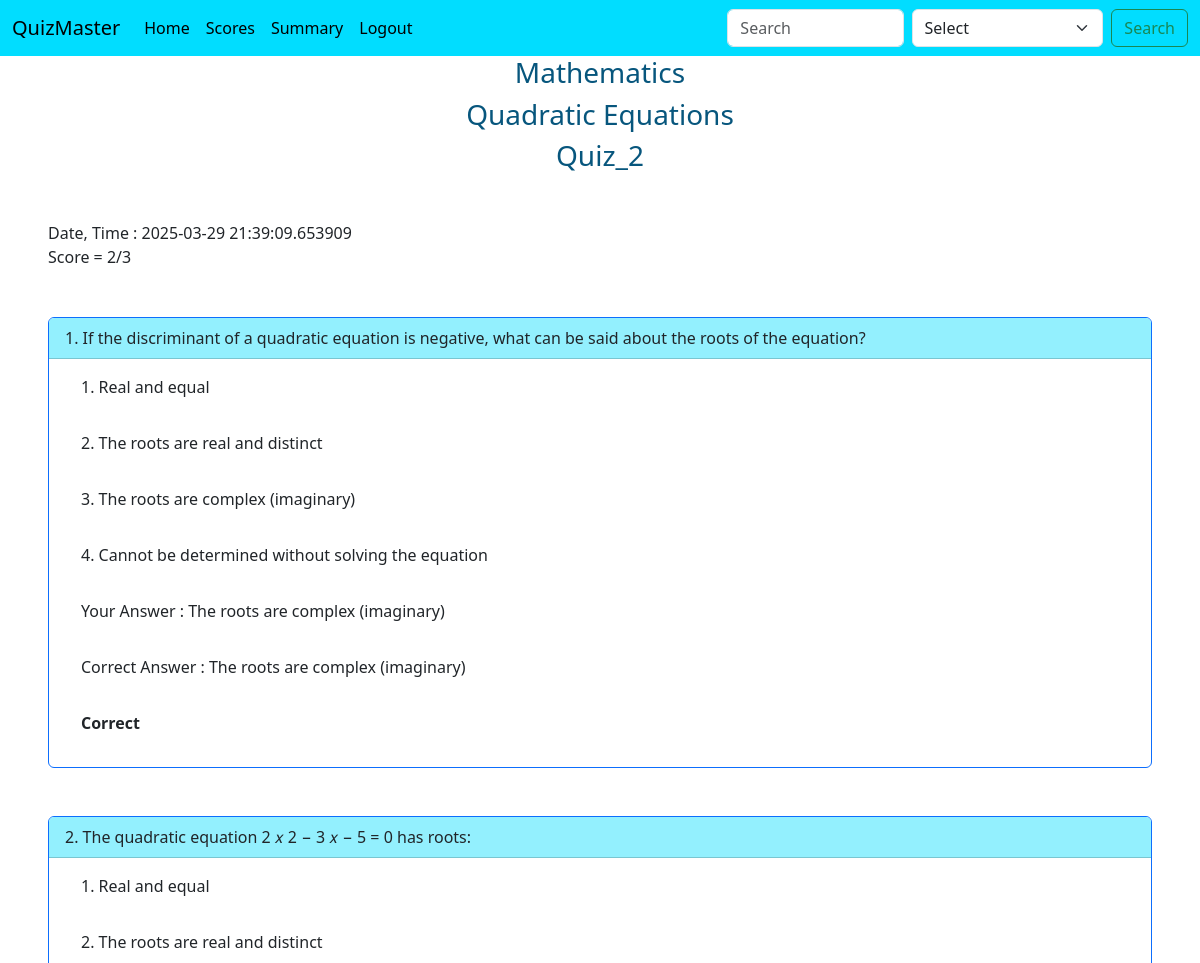
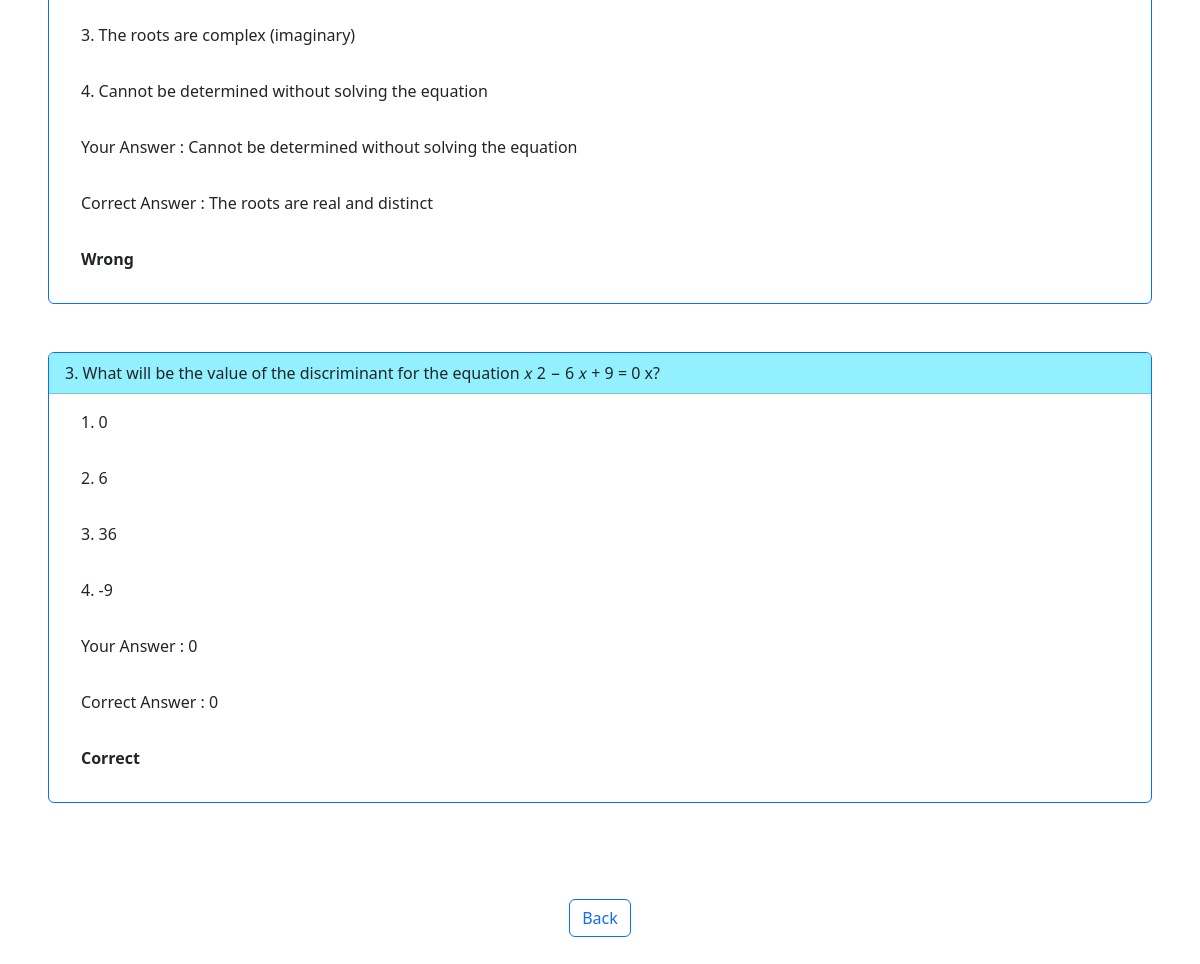
Page /result_view/2 (signed in) on the committed database (2 pictures, top to bottom).
### controllers/database.py (models this page shows)
class Subject(db.Model):
    id = db.Column(db.Integer, primary_key=True , autoincrement=True)
    name = db.Column(db.String(100), nullable=False)
    description = db.Column(db.Text, nullable=True)
    chapters = db.relationship('Chapter', backref='subject', lazy=True, cascade="all, delete-orphan")

class Chapter(db.Model):
    id = db.Column(db.Integer, primary_key=True, autoincrement=True)
    name = db.Column(db.String(100), nullable=False)
    subject_id = db.Column(db.Integer, db.ForeignKey('subject.id'), nullable=False)
    description = db.Column(db.Text, nullable=True)
    quizzes = db.relationship('Quiz', backref='chapter', lazy=True, cascade="all, delete-orphan")

class Quiz(db.Model):
    id = db.Column(db.Integer, primary_key=True, autoincrement=True)
    name = db.Column(db.String(100), nullable=False)
    chapter_id = db.Column(db.Integer, db.ForeignKey('chapter.id'), nullable=False)
    date_of_quiz = db.Column(db.Date , nullable=False)
    duration = db.Column(db.Integer, nullable=False)
    remarks = db.Column(db.Text, nullable=True)
    questions = db.relationship('Question', backref='quiz', lazy=True, cascade="all, delete-orphan")
    results = db.relationship('Result', backref='quiz', lazy=True, cascade="all, delete-orphan")

class Result(db.Model):
    __tablename__ = 'results'
    id = db.Column(db.Integer, primary_key=True, autoincrement=True)
    quiz_id = db.Column(db.Integer, db.ForeignKey('quiz.id'), nullable=False)
    score = db.Column(db.Integer, nullable=False)
    time_stamp_of_attempt = db.Column(db.Integer, nullable=False)
    user_id = db.Column(db.Integer, db.ForeignKey('user.id'), nullable=False)

class Question(db.Model):
    __tablename__ = 'questions'
    id = db.Column(db.Integer, primary_key=True)
    quiz_id = db.Column(db.Integer, db.ForeignKey('quiz.id'), nullable=False)
    question_title = db.Column(db.String(50),nullable = False)
    question_statement = db.Column(db.Text, nullable=False)
    option1 = db.Column(db.String(100), nullable=False)
    option2 = db.Column(db.String(100), nullable=False)
    option3 = db.Column(db.String(100), nullable=False)
    option4 = db.Column(db.String(100), nullable=False)
    correct_option = db.Column(db.String(100), nullable=False)
    user_answers = db.relationship('UserAnswers', backref='question', lazy=True, cascade="all, delete-orphan")

class UserAnswers(db.Model):
    __tablename__ = 'user_answers'
    id = db.Column(db.Integer, primary_key=True, autoincrement=True)
    user_id = db.Column(db.Integer, db.ForeignKey('user.id'), nullable=False)
    question_id = db.Column(db.Integer, db.ForeignKey('questions.id'), nullable=False)
    answer = db.Column(db.String(100))

### controllers/routes.py (the view)
@app.route("/result_view/<int:quiz_id>")
def result_view(quiz_id):
    if session.get('user_role', None) == 'user':
        quiz = Quiz.query.filter_by(id = quiz_id).first()
        if not quiz:
            flash("Quiz not found")
            return redirect(url_for("scores"))
        user_email = session.get('user_email', None)
        user = User.query.filter_by(user_email = user_email).first()
        if not user:
            flash("User not found")
            return redirect(url_for("home"))
        results = Result.query.filter_by(user_id = user.id, quiz_id = quiz.id).first()
        if not results:
            flash("Result not found")
            return redirect(url_for("scores"))
        user_answers = UserAnswers.query.filter_by(user_id = user.id).all()
        if not user_answers:
            flash("User answers not found")
            return redirect(url_for("scores"))
        questions = Question.query.filter_by(quiz_id = quiz.id).all()
        if not questions:
            flash("Questions not found")
            return redirect(url_for("scores"))
        result = []
        for question in questions:
            for user_answer in user_answers:
                if user_answer.question_id == question.id:
                    result.append({
                        "question_statement": question.question_statement,
                        "option1": question.option1,
                        "option2": question.option2,
                        "option3": question.option3,
                        "option4": question.option4,
                        "user_answer": user_answer.answer,
                        "correct_answer": question.correct_option,
                        "is_correct": user_answer.answer == question.correct_option
                    })
        return render_template("result.html",quiz = quiz, score = results.score, result = result, time_stamp_of_attempt = results.time_stamp_of_attempt)
    else:
        flash("You are not authorized to access this page")
        return redirect(url_for("home"))

### controllers/edit_routes.py (called while the page is built)
def quiz_questions(quiz_id):
    quiz = Quiz.query.filter_by(id = quiz_id).first()
    no_of_questions = len(quiz.questions)
    return no_of_questions

### templates/result.html (shortened to what this page needs)
{% extends 'base.html' %}
{% block body %}
<h3 class="text-center" style="color: #07567d;">{{quiz.chapter.subject.name}}</h3>
<h3 class="text-center"style="color: #07567d;">{{quiz.chapter.name}}</h3>
<h3 class="text-center" style="color: #07567d;">{{quiz.name}}</h3>
<div>
    <div class="m-5">
        Date, Time : {{time_stamp_of_attempt}}<br>
        Score = {{score}}/{{quiz_questions(quiz.id)}}
    </div>
    {% for res in result %}
        <div class="card border-primary m-5">
            <div class="card-header" style="background-color: #93f0fe;">
                {{loop.index}}. {{res.question_statement}}
            </div>
            <div class="form-check m-2 mt-3">
                <p>1. {{res.option1}}</p>
            </div>
            <div class="form-check m-2" >
                <p>2. {{res.option2}}</p>
            </div>
            <div class="form-check m-2">
                <p>3. {{res.option3}}</p>
            </div>
            <div class="form-check m-2">
                <p>4. {{res.option4}}</p>
            </div>
            <div class="form-check m-2">
                <p>Your Answer : {{res.user_answer}}</p>
            </div>
            <div class="form-check m-2">
                <p>Correct Answer : {{res.correct_answer}}</p>
            </div>
            <div class="form-check m-2 mb-3">
                <p style="font-weight: bold;">
                    {% if res.is_correct %}
                        Correct
                    {% else %}
                        Wrong
                    {% endif %}
                </p>
            </div>
        </div>
    {% endfor %}
    <div class="d-flex justify-content-center">
        <a class="btn btn-outline-primary m-5" href="{{url_for('scores')}}" role="button">Back</a>
    </div>
</div>
{% endblock body %}

### rows in the picture
Subject: chapter.subject.name "Mathematics"
Chapter: chapter.name "Quadratic Equations"
Quiz: name "Quiz_2"
Result: time_stamp_of_attempt "2025-03-29 21:39:09.653909"
Question: question_statement "If the discriminant of a quadratic equation is negative, what can be said about the roots of the equation?", option1 "Real and equal", option2 "The roots are real and distinct", option3 "The roots are complex (imaginary)", option4 "Cannot be determined without solving the equation", correct_answer "The roots are complex (imaginary)"
UserAnswers: user_answer "The roots are complex (imaginary)"
Question: question_statement "The quadratic equation 2 𝑥 2 − 3 𝑥 − 5 = 0 has roots:", option1 "Real and equal", option2 "The roots are real and distinct", option3 "The roots are complex (imaginary)", option4 "Cannot be determined without solving the equation", correct_answer "The roots are real and distinct"
UserAnswers: user_answer "Cannot be determined without solving the equation"
Question: question_statement "What will be the value of the discriminant for the equation 𝑥 2 − 6 𝑥 + 9 = 0 x?", option1 "0", option2 "6", option3 "36", option4 "-9", user_answer "0", correct_answer "0", shows "Correct"

### other values in the picture
{{ score }} "2"
{{ quiz_questions(quiz.id) }} "3"
